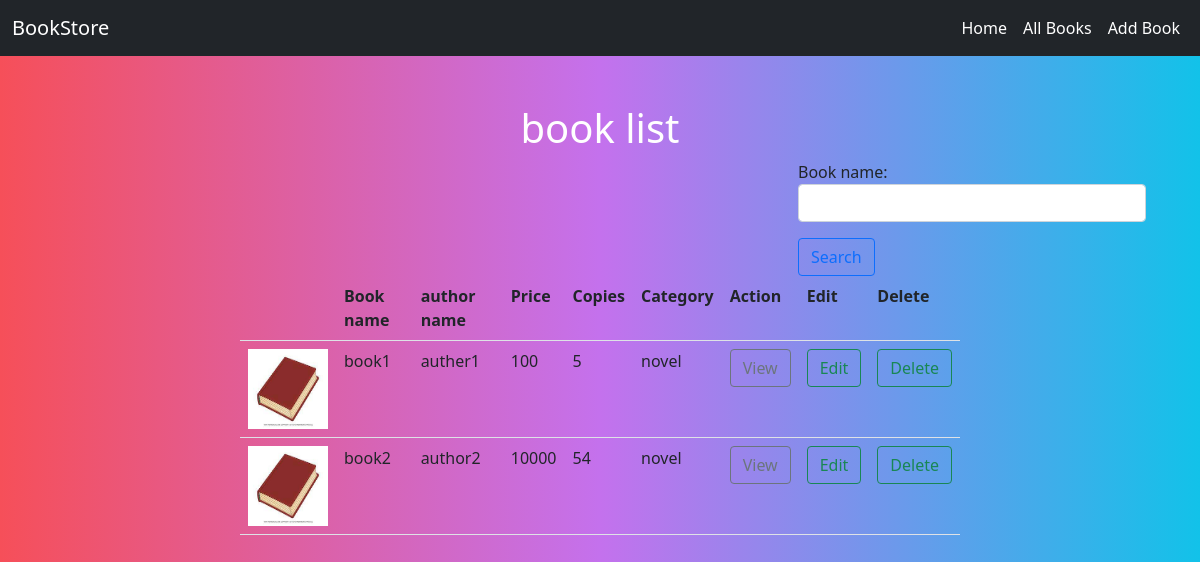
The page /owner/books/ on the database its author committed.
### owner/models.py (models this page shows, shortened)
class Book(models.Model):
    book_name = models.CharField(max_length=100, unique=True)
    author_name = models.CharField(max_length=100)
    price = models.PositiveIntegerField()
    no_of_copies = models.PositiveIntegerField()
    category = models.CharField(max_length=100, null=True)
    image = models.ImageField(upload_to="images", null="True")

### owner/views.py (the view, shortened to what this page needs)
# urls.py: path('books/', views.book_list, name="listbook"),
def book_list(request):
    books = Book.objects.all()
    form = forms.SearchForm()
    context = {}
    context['books'] = books
    context['form'] = form
    return render(request, 'book_list.html', context)

### owner/forms.py
class SearchForm(forms.Form):
    book_name = forms.CharField(widget=forms.TextInput(attrs={'class': 'form-control'}))

### owner/templates/book_list.html (shortened to what this page needs)
<!DOCTYPE html>
{%extends 'main.html'%}
{%block body_block%}
<div class="container">
    <h1 class="text-center list">book list</h1>
    <div class="row">
        <div class="col-4"></div>
        <div class="col-4"></div>
        <div class="col-4">
            <form action="" method="post">
                {{form.as_p}}
                <button type="submit" class="btn btn-outline-primary">Search</button>
            </form>
        </div>
    </div>
<div class="row">
    <div class="col-lg-2"></div>
    <div class="col-lg-8">
        <table class="table">
            <tr>
                <th></th>
                <th>Book name</th>
                <th> author name</th>
                <th>Price</th>
                <th>Copies</th>
                <th>Category</th>
                <th>Action</th>
                <th>Edit</th>
                <th>Delete</th>
            </tr>
            {%for book in books%}
                <tr>
                    <td><img src="{{book.image.url}}" alt="" height="80" width="80"></td>
                    <td>{{book.book_name}}</td>
                    <td>{{book.author_name}}</td>
                    <td>{{book.price}}</td>
                    <td>{{book.no_of_copies}}</td>
                    <td>{{book.category}}</td>
                    <td><a href="{%url 'bookdetails' book.id%}" class="btn btn-outline-secondary">View</a></td>
                     <td><a href="{%url 'changebook' book.id%}" class="btn btn-outline-success">Edit</a></td>
                    <td><a href="{%url 'removebook' book.id%}" class="btn btn-outline-success">Delete</a></td>
                </tr>
            {%endfor%}
        </table>
    </div>
    <div class="col-lg-2"></div>
</div>
</div>
{%endblock%}

### owner/templates/main.html (shortened to what this page needs)
<!DOCTYPE html>
{%load static%}
<html lang="en">
<head>
    <link href="https://cdn.jsdelivr.net/npm/bootstrap@5.1.0/dist/css/bootstrap.min.css" rel="stylesheet">
    <link rel="stylesheet" href="{%static 'css/style.css' %}">
</head>
<body>
<nav class="navbar navbar-expand-lg navbar-light bg-dark">
    <div class="container-fluid">
        <a class="navbar-brand text-white" href="{%url 'dashboard' %}">BookStore</a>
        <div class="collapse navbar-collapse" id="navbarSupportedContent">
            <ul class="navbar-nav ms-auto mb-2 mb-lg-0 ">
                <li class="nav-item">
                    <a class="nav-link active text-white" aria-current="page" href="{%url 'dashboard' %}">Home</a>
                </li>
                <li class="nav-item">
                    <a class="nav-link text-white" href="{%url 'listbook' %}">All Books</a>
                </li>
                <li class="nav-item">
                    <a class="nav-link text-white" href="{%url 'addbook' %}">Add Book</a>
                </li>
            </ul>
        </div>
    </div>
</nav>
<div class="container pt-5 pb-5">
    {%block body_block%}
    {%endblock%}
</div>
</body>
</html>

### owner/static/css/style.css (style rules this page uses)
body { background: #12c2e9; background: -webkit-linear-gradient(to right, #f64f59, #c471ed, #12c2e9); background: linear-gradient(to right, #f64f59, #c471ed, #12c2e9); }
.list { color: #fff; }

### rows shown on the page
Book: image (picture), book_name "book1", author_name "auther1", price "100", no_of_copies "5", category "novel"
Book: image (picture), book_name "book2", author_name "author2", price "10000", no_of_copies "54", category "novel"
